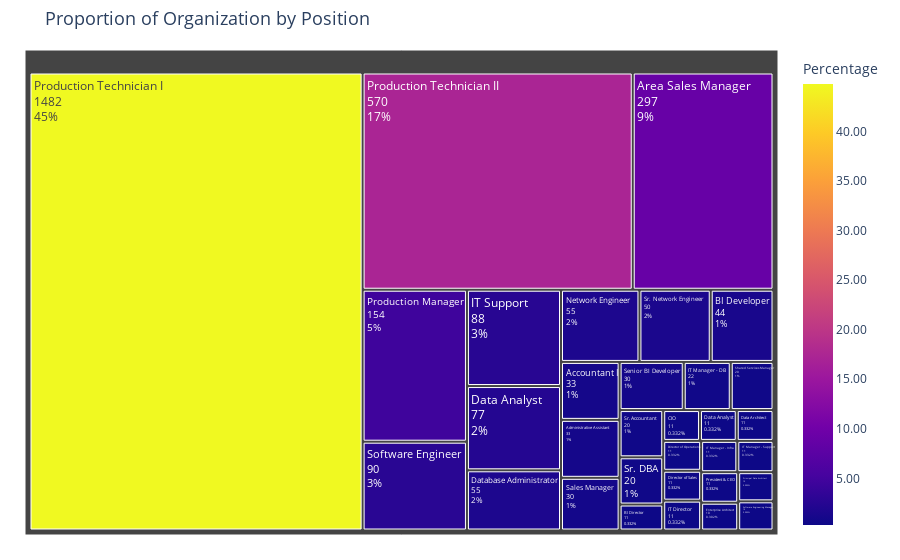

The code cell stored with this chart in its notebook:
### Code cell
# Calculate position proportions
plotdata = hr_data_df['Position'].value_counts().reset_index()
plotdata.columns = ['Position', 'Count']  # Rename columns for clarity
plotdata['Pct'] = ((plotdata['Count'] / plotdata['Count'].sum()) * 100).round(2)

# Create treemap
fig = px.treemap(
    plotdata,
    values='Count',  # Use count for sizing
    path=['Position'],  # Use position as the hierarchy
    color='Pct',  # Color based on percentage
    color_continuous_scale=px.colors.sequential.Plasma,  # Use sequential color scale
    title='Proportion of Organization by Position'
)

# Add hover info and formatting
fig.update_traces(
    hovertemplate='<b>Position:</b> %{label}<br>' +
                  '<b>Count:</b> %{value}<br>' +
                  '<b>Percentage:</b> %{color:.2f}%',
    textinfo='label+value+percent entry'
)

# Update layout for better readability
fig.update_layout(
    title_font_size=18,
    margin=dict(t=50, l=25, r=25, b=25),
    coloraxis_colorbar=dict(
        title='Percentage',
        tickformat=".2f"
    )
)

# Show the plot
fig.show()

### Figure 1 — Plotly figure (JSON) as saved in the notebook; plotly's stock layout.template omitted (floating-point values rounded to 4 significant figures)
{"data": [{"branchvalues": "total", "customdata": [[1], [1], [8.97], [1.33], [0.33], [0.33], [2.33], [0.33], [0.33], [1.66], [0.33], [0.33], [0.3], [0.33], [0.66], [0.33], [0.33], [2.66], [1.66], [0.33], [0.3], [4.65], [44.77], [17.22], [0.91], [0.91], [0.6], [2.72], [0.3], [0.6], [0.6], [1.51]], "domain": {"x": [0, 1], "y": [0, 1]}, "hovertemplate": "<b>Position:</b> %{label}<br><b>Count:</b> %{value}<br><b>Percentage:</b> %{color:.2f}%", "ids": ["Accountant I", "Administrative Assistant", "Area Sales Manager", "BI Developer", "BI Director", "CIO", "Data Analyst", "Data Analyst ", "Data Architect", "Database Administrator", "Director of Operations", "Director of Sales", "Enterprise Architect", "IT Director", "IT Manager - DB", "IT Manager - Infra", "IT Manager - Support", "IT Support", "Network Engineer", "President & CEO", "Principal Data Architect", "Production Manager", "Production Technician I", "Production Technician II", "Sales Manager", "Senior BI Developer", "Shared Services Manager", "Software Engineer", "Software Engineering Manager", "Sr. Accountant", "Sr. DBA", "Sr. Network Engineer"], "labels": ["Accountant I", "Administrative Assistant", "Area Sales Manager", "BI Developer", "BI Director", "CIO", "Data Analyst", "Data Analyst ", "Data Architect", "Database Administrator", "Director of Operations", "Director of Sales", "Enterprise Architect", "IT Director", "IT Manager - DB", "IT Manager - Infra", "IT Manager - Support", "IT Support", "Network Engineer", "President & CEO", "Principal Data Architect", "Production Manager", "Production Technician I", "Production Technician II", "Sales Manager", "Senior BI Developer", "Shared Services Manager", "Software Engineer", "Software Engineering Manager", "Sr. Accountant", "Sr. DBA", "Sr. Network Engineer"], "marker": {"coloraxis": "coloraxis", "colors": [1, 1, 8.97, 1.33, 0.33, 0.33, 2.33, 0.33, 0.33, 1.66, 0.33, 0.33, 0.3, 0.33, 0.66, 0.33, 0.33, 2.66, 1.66, 0.33, 0.3, 4.65, 44.77, 17.22, 0.91, 0.91, 0.6, 2.72, 0.3, 0.6, 0.6, 1.51]}, "name": "", "parents": ["", "", "", "", "", "", "", "", "", "", "", "", "", "", "", "", "", "", "", "", "", "", "", "", "", "", "", "", "", "", "", ""], "textinfo": "label+value+percent entry", "type": "treemap", "values": [33, 33, 297, 44, 11, 11, 77, 11, 11, 55, 11, 11, 10, 11, 22, 11, 11, 88, 55, 11, 10, 154, 1482, 570, 30, 30, 20, 90, 10, 20, 20, 50]}], "layout": {"coloraxis": {"colorbar": {"tickformat": ".2f", "title": {"text": "Percentage"}}, "colorscale": [[0, "#0d0887"], [0.1111, "#46039f"], [0.2222, "#7201a8"], [0.3333, "#9c179e"], [0.4444, "#bd3786"], [0.5556, "#d8576b"], [0.6667, "#ed7953"], [0.7778, "#fb9f3a"], [0.8889, "#fdca26"], [1, "#f0f921"]]}, "legend": {"tracegroupgap": 0}, "margin": {"b": 25, "l": 25, "r": 25, "t": 50}, "title": {"font": {"size": 18}, "text": "Proportion of Organization by Position"}}}
